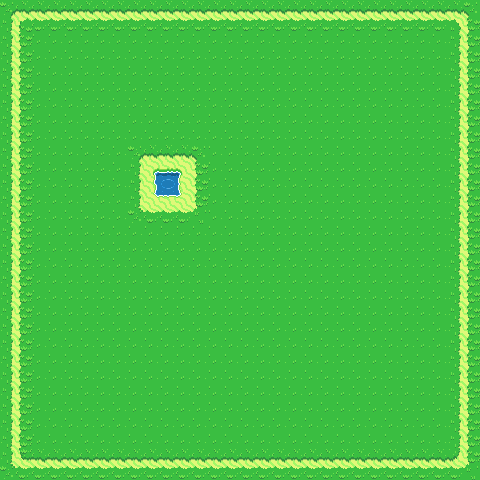

A 2D game scene composited from a Tiled map and its tileset images. What follows is a short description and the map's XML, with each tile layer's data collapsed to a summary:
An orthogonal 30x30 tile map with 16x16 px tiles, 1 tile layer (Calque de Tile 1).

<map version="1.0.0" orientation="orthogonal" renderorder="right-down" width="30" height="30" tilewidth="16" tileheight="16" nextobjectid="1">
 <tileset firstgid="1" source="sans-titre.tsx" />
 <layer name="Calque de Tile 1" width="30" height="30">
  <data>[900 cells, 900 non-empty, 22 distinct tile ids]</data>
 </layer>
</map>
